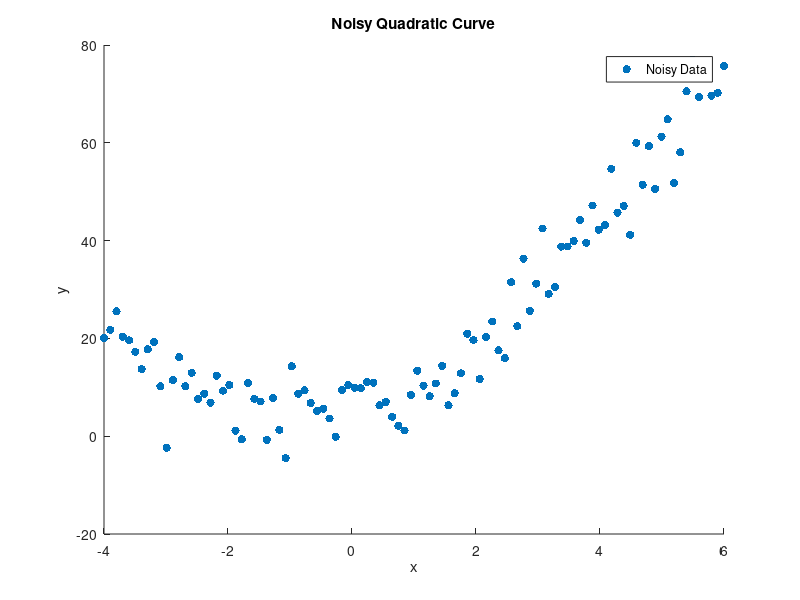
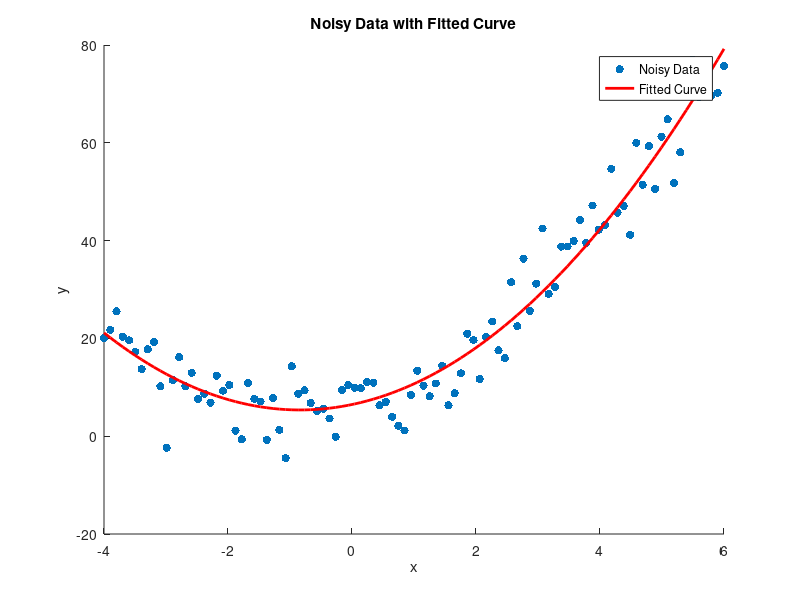

Reproduce these figures in MATLAB, in order.
% Filename: solve_quadratic_exercise.m

% Step 1: Generate a Noisy Quadratic Curve
% Parameters
A = 1.6;
B = 2.5;
C = 6;

% Generate x values
x = linspace(-4, 6, 100);

% Generate Gaussian noise
noise = 5 * randn(1, 100);

% Calculate y values
y = A * x.^2 + B * x + C + noise;

% Plot the noisy quadratic curve
figure;
scatter(x, y, 'filled');
title('Noisy Quadratic Curve');
xlabel('x');
ylabel('y');
legend('Noisy Data');

% Step 2: Fit the Quadratic Curve Using Linear Regression
% Prepare the design matrix
X = [x.^2; x; ones(1, 100)]';

% Perform linear regression
b = regress(y', X);

% Display the coefficients
fprintf('Estimated coefficients:\nA = %.2f\nB = %.2f\nC = %.2f\n', b(1), b(2), b(3));

% Plot the fitted curve
y_fit = b(1) * x.^2 + b(2) * x + b(3);

% Plot the noisy data with the fitted curve
figure;
scatter(x, y, 'filled');
hold on;
plot(x, y_fit, 'r', 'LineWidth', 2);
title('Noisy Data with Fitted Curve');
xlabel('x');
ylabel('y');
legend('Noisy Data', 'Fitted Curve'); 